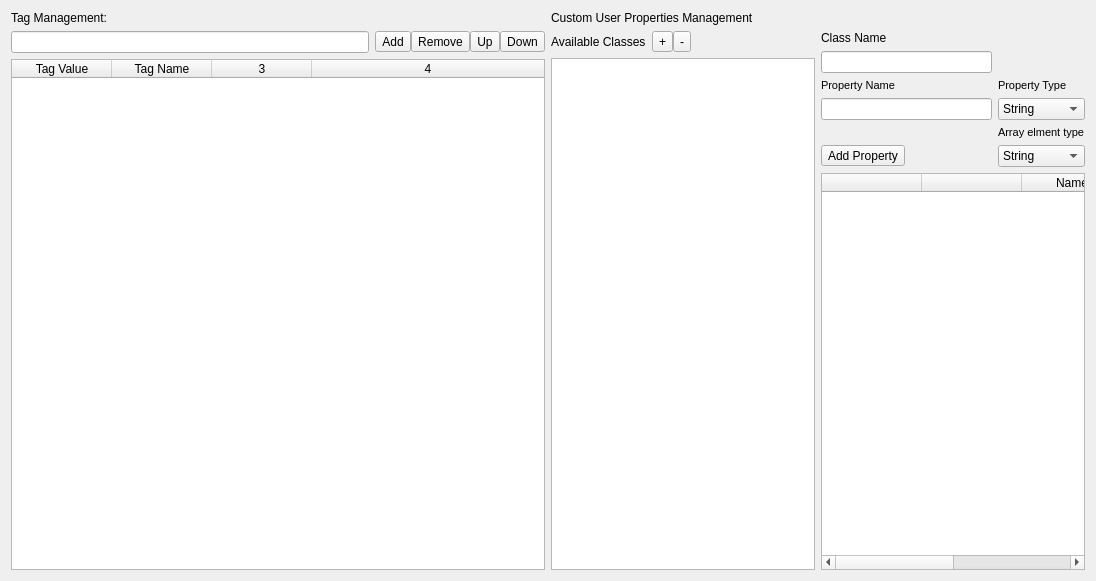
<?xml version="1.0" encoding="UTF-8"?>
<ui version="4.0">
 <class>CustomProperties</class>
 <widget class="QWidget" name="CustomProperties">
  <property name="geometry">
   <rect>
    <x>0</x>
    <y>0</y>
    <width>1096</width>
    <height>581</height>
   </rect>
  </property>
  <property name="windowTitle">
   <string>Form</string>
  </property>
  <layout class="QGridLayout" name="gridLayout_2">
   <item row="0" column="0">
    <layout class="QHBoxLayout" name="horizontalLayout_6">
     <item>
      <layout class="QVBoxLayout" name="verticalLayout">
       <item>
        <widget class="QLabel" name="label">
         <property name="text">
          <string>Tag Management:</string>
         </property>
        </widget>
       </item>
       <item>
        <layout class="QHBoxLayout" name="horizontalLayout_3">
         <item>
          <widget class="QLineEdit" name="lineEdit"/>
         </item>
         <item>
          <layout class="QHBoxLayout" name="horizontalLayout">
           <property name="spacing">
            <number>0</number>
           </property>
           <item>
            <widget class="QToolButton" name="toolButton_7">
             <property name="text">
              <string>Add</string>
             </property>
            </widget>
           </item>
           <item>
            <widget class="QToolButton" name="toolButton_6">
             <property name="text">
              <string>Remove</string>
             </property>
            </widget>
           </item>
           <item>
            <widget class="QToolButton" name="toolButton">
             <property name="text">
              <string>Up</string>
             </property>
            </widget>
           </item>
           <item>
            <widget class="QToolButton" name="toolButton_2">
             <property name="text">
              <string>Down</string>
             </property>
            </widget>
           </item>
          </layout>
         </item>
        </layout>
       </item>
       <item>
        <widget class="QTableWidget" name="tableWidget">
         <property name="tabKeyNavigation">
          <bool>true</bool>
         </property>
         <property name="showDropIndicator" stdset="0">
          <bool>true</bool>
         </property>
         <property name="dragDropOverwriteMode">
          <bool>true</bool>
         </property>
         <property name="selectionMode">
          <enum>QAbstractItemView::SingleSelection</enum>
         </property>
         <property name="sortingEnabled">
          <bool>true</bool>
         </property>
         <property name="rowCount">
          <number>0</number>
         </property>
         <property name="columnCount">
          <number>4</number>
         </property>
         <attribute name="horizontalHeaderStretchLastSection">
          <bool>true</bool>
         </attribute>
         <attribute name="verticalHeaderVisible">
          <bool>false</bool>
         </attribute>
         <attribute name="verticalHeaderShowSortIndicator" stdset="0">
          <bool>false</bool>
         </attribute>
         <column>
          <property name="text">
           <string>Tag Value</string>
          </property>
         </column>
         <column>
          <property name="text">
           <string>Tag Name</string>
          </property>
         </column>
         <column/>
         <column/>
        </widget>
       </item>
      </layout>
     </item>
     <item>
      <layout class="QVBoxLayout" name="verticalLayout_4">
       <item>
        <widget class="QLabel" name="label_2">
         <property name="text">
          <string>Custom User Properties Management</string>
         </property>
        </widget>
       </item>
       <item>
        <layout class="QHBoxLayout" name="horizontalLayout_5">
         <item>
          <layout class="QVBoxLayout" name="verticalLayout_2">
           <item>
            <layout class="QHBoxLayout" name="horizontalLayout_4">
             <item>
              <widget class="QLabel" name="label_3">
               <property name="text">
                <string>Available Classes</string>
               </property>
              </widget>
             </item>
             <item>
              <layout class="QHBoxLayout" name="horizontalLayout_2">
               <property name="spacing">
                <number>0</number>
               </property>
               <item>
                <widget class="QToolButton" name="toolButton_3">
                 <property name="text">
                  <string>+</string>
                 </property>
                </widget>
               </item>
               <item>
                <widget class="QToolButton" name="toolButton_4">
                 <property name="text">
                  <string>-</string>
                 </property>
                </widget>
               </item>
               <item>
                <spacer name="horizontalSpacer">
                 <property name="orientation">
                  <enum>Qt::Horizontal</enum>
                 </property>
                 <property name="sizeHint" stdset="0">
                  <size>
                   <width>40</width>
                   <height>20</height>
                  </size>
                 </property>
                </spacer>
               </item>
              </layout>
             </item>
            </layout>
           </item>
           <item>
            <widget class="QListView" name="listView"/>
           </item>
          </layout>
         </item>
         <item>
          <layout class="QVBoxLayout" name="verticalLayout_3">
           <item>
            <layout class="QGridLayout" name="gridLayout">
             <item row="5" column="0">
              <widget class="QToolButton" name="toolButton_5">
               <property name="text">
                <string>Add Property</string>
               </property>
              </widget>
             </item>
             <item row="0" column="0">
              <widget class="QLabel" name="label_4">
               <property name="text">
                <string>Class Name</string>
               </property>
              </widget>
             </item>
             <item row="2" column="1">
              <widget class="QLabel" name="label_6">
               <property name="font">
                <font>
                 <family>Arial</family>
                 <pointsize>8</pointsize>
                </font>
               </property>
               <property name="text">
                <string>Property Type</string>
               </property>
              </widget>
             </item>
             <item row="4" column="1">
              <widget class="QLabel" name="label_7">
               <property name="font">
                <font>
                 <family>Arial</family>
                 <pointsize>8</pointsize>
                 <weight>50</weight>
                 <bold>false</bold>
                </font>
               </property>
               <property name="text">
                <string>Array elment type</string>
               </property>
              </widget>
             </item>
             <item row="2" column="0">
              <widget class="QLabel" name="label_5">
               <property name="font">
                <font>
                 <family>Arial</family>
                 <pointsize>8</pointsize>
                </font>
               </property>
               <property name="text">
                <string>Property Name</string>
               </property>
              </widget>
             </item>
             <item row="3" column="1">
              <widget class="QComboBox" name="comboBox">
               <item>
                <property name="text">
                 <string>String</string>
                </property>
               </item>
              </widget>
             </item>
             <item row="3" column="0">
              <widget class="QLineEdit" name="lineEdit_3"/>
             </item>
             <item row="1" column="0">
              <widget class="QLineEdit" name="lineEdit_2"/>
             </item>
             <item row="5" column="1">
              <widget class="QComboBox" name="comboBox_2">
               <item>
                <property name="text">
                 <string>String</string>
                </property>
               </item>
              </widget>
             </item>
            </layout>
           </item>
           <item>
            <widget class="QTableWidget" name="tableWidget_2">
             <property name="columnCount">
              <number>4</number>
             </property>
             <attribute name="horizontalHeaderStretchLastSection">
              <bool>false</bool>
             </attribute>
             <column>
              <property name="text">
               <string/>
              </property>
             </column>
             <column>
              <property name="text">
               <string/>
              </property>
             </column>
             <column>
              <property name="text">
               <string>Name</string>
              </property>
             </column>
             <column>
              <property name="text">
               <string>Value</string>
              </property>
             </column>
            </widget>
           </item>
          </layout>
         </item>
        </layout>
       </item>
      </layout>
     </item>
    </layout>
   </item>
  </layout>
 </widget>
 <resources/>
 <connections/>
</ui>
